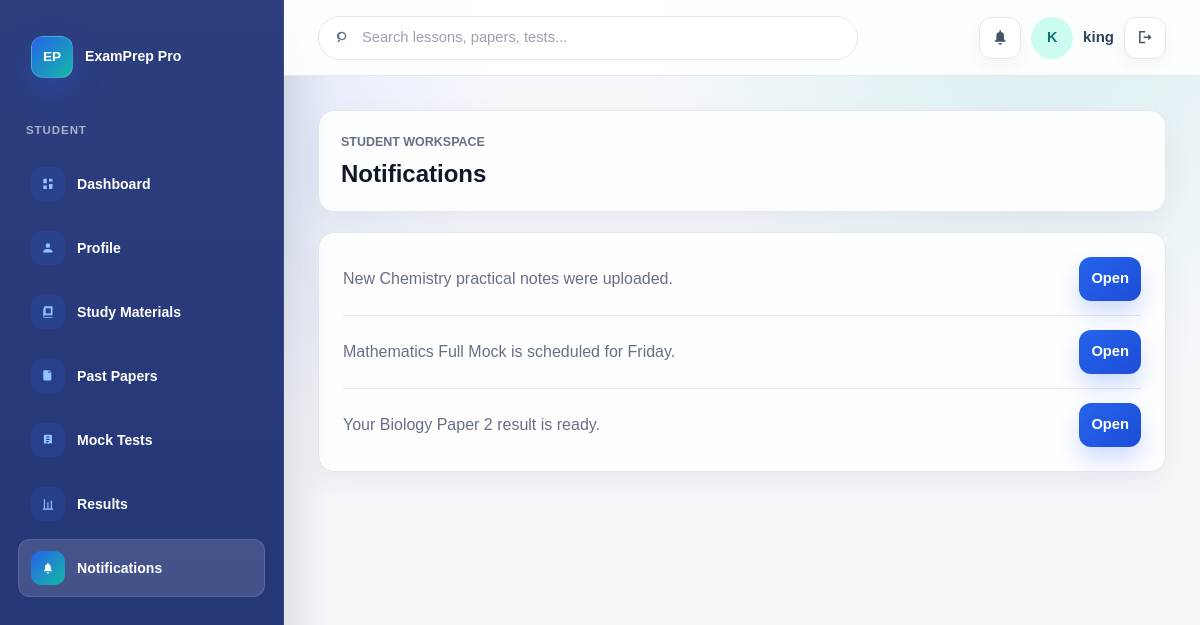
The page /student/notifications (signed in) on the database its author committed.
### tables this page shows
CREATE TABLE notifications (
            id INTEGER PRIMARY KEY AUTOINCREMENT,
            message TEXT NOT NULL
        );

### app.py (the view)
@app.route("/student/notifications")
@login_required("student")
def student_notifications():
    return render_template(
        "student/notifications.html",
        title="Notifications",
        notifications=NOTIFICATIONS,
    )

### app.py (called while the page is built)
def get_db():
    if "db" not in g:
        g.db = sqlite3.connect(app.config["DATABASE"])
        g.db.row_factory = sqlite3.Row
        g.db.execute("PRAGMA foreign_keys = ON")
    return g.db

def db_all(sql, params=()):
    return get_db().execute(sql, params).fetchall()

def db_one(sql, params=()):
    return get_db().execute(sql, params).fetchone()

def dashboard_for_role(role):
    return "admin_dashboard" if role == "admin" else "student_dashboard"

def login_required(role=None):
    def decorator(view):
        @wraps(view)
        def wrapped_view(*args, **kwargs):
            user_role = session.get("user_role")
            if not user_role:
                session["auth_next"] = next_path_for_request()
                return redirect(url_for("register", next=session["auth_next"]))
            if role and user_role != role:
                return redirect(url_for(dashboard_for_role(user_role)))
            return view(*args, **kwargs)
        return wrapped_view
    return decorator

@app.context_processor
def inject_navigation():
    current_user_name = session.get("user_name", "Student User")
    current_user_initials = "".join(part[:1] for part in current_user_name.split()[:2]).upper() or "SU"
    return {
        "public_nav": PUBLIC_NAV,
        "student_nav": STUDENT_NAV,
        "admin_nav": ADMIN_NAV,
        "current_user_role": session.get("user_role"),
        "current_user_name": current_user_name,
        "current_user_initials": current_user_initials,
        "current_dashboard_endpoint": dashboard_for_role(session.get("user_role", "student")),
    }

    def __getattr__(self, key):
        try:
            return self[key]
        except KeyError as exc:
            raise AttributeError(key) from exc

    def _record_from_row(self, row):
        return DbRecord(self, dict(row))

    def _rows(self):
        return db_all(f"SELECT * FROM {self.table} ORDER BY {self.order_by}")

    def __iter__(self):
        return (self._record_from_row(row) for row in self._rows())

    def __len__(self):
        return db_one(f"SELECT COUNT(*) AS total FROM {self.table}")["total"]

### templates/student/notifications.html (shortened to what this page needs)
{% extends "base.html" %}
{% from "macros.html" import student_shell with context %}
{% block content %}
{% call student_shell(title) %}
    <div class="panel">
        <div id="notifications-container">
            {% for notification in notifications %}
                <div class="list-row notification-item" data-notification-id="{{ loop.index }}">
                    <span>{{ notification.message }}</span>
                    <a href="{{ url_for('student_dashboard') }}" class="button button-small">Open</a>
                </div>
            {% endfor %}
        </div>
    </div>
{% endcall %}
{% endblock %}

### static/css/styles.css (style rules this page uses)
:root { --bg: #3b82f6; --surface: #ffffff; --surface-strong: #eef5f8; --text: #172033; --muted: #667085; --line: #d9e2ec; --primary: #0f766e; --primary-dark: #115e59; --accent: #b45309; --danger: #b42318; --shadow: 0 16px 40px rgba(18, 38, 63, 0.08); }
* { box-sizing: border-box; }
body { margin: 0; font-family: Arial, Helvetica, sans-serif; font-size: 16px; color: var(--text); background: var(--bg); line-height: 1.5; }
a { color: var(--primary-dark); text-decoration: none; }
.button { display: inline-flex; align-items: center; justify-content: center; min-height: 44px; border: 1px solid #3c4bb5; border-radius: 8px; padding: 10px 16px; color: #ffffff; background: #3c4bb5; font-weight: 800; cursor: pointer; }
.button-small { min-height: 38px; padding: 8px 12px; font-size: 0.92rem; }
.hero-panel, .panel, .form-card, .table-card, .subject-grid article, .feature-grid article, .stats-grid article { border: 1px solid var(--line); border-radius: 8px; background: var(--surface); box-shadow: var(--shadow); }
.hero-panel span, .meta-row, .eyebrow, .list-row span, .stats-grid span { color: var(--muted); }
.feature-grid article, .subject-grid article, .panel { padding: 20px; }
.list-row { display: flex; align-items: center; justify-content: space-between; gap: 14px; border-bottom: 1px solid var(--line); padding: 12px 0; }
.list-row:first-of-type { padding-top: 0; }
.list-row:last-child { border-bottom: 0; padding-bottom: 0; }
body.app-page { --bg: #eef3ff; --surface: #ffffff; --surface-strong: #f7f9ff; --text: #1f2537; --muted: #52687a; --line: #d9e1f2; --primary: #3c4bb5; --primary-dark: #222985; --accent: #f28b24; --shadow: 0 16px 38px rgba(31, 37, 55, 0.08); min-height: 100vh; background: var(--bg); }
.dashboard-cards article, .app-page .panel, .app-page .table-card, .app-page .form-card { border: 1px solid var(--line); border-radius: 12px; background: #ffffff; box-shadow: none; }
.app-page .panel { padding: 30px; }
.app-page .button { border-color: #3c4bb5; background: #3c4bb5; }
body.app-page { --bg: #f5f7fb; --surface: #ffffff; --surface-strong: #f8fafc; --text: #101828; --muted: #667085; --line: #e4e7ec; --primary: #2563eb; --primary-dark: #1d4ed8; --accent: #f97316; --danger: #d92d20; --shadow: 0 18px 40px rgba(16, 24, 40, 0.08); min-height: 100vh; background: radial-gradient(circle at 86% 0%, rgba(20, 184, 166, 0.12), transparent 30%), radial-gradient(circle at 15% 16%, rgba(37, 99, 235, 0.12), transparent 26%), var(--bg); }
.app-section-heading, .app-page .panel, .app-page .table-card, .app-page .form-card { border: 1px solid var(--line); border-radius: 16px; background: rgba(255, 255, 255, 0.92); box-shadow: 0 12px 30px rgba(16, 24, 40, 0.05); }
.app-page .button { gap: 10px; min-height: 44px; border: 0; border-radius: 12px; color: #ffffff; background: linear-gradient(135deg, #2563eb, #1d4ed8); box-shadow: 0 12px 22px rgba(37, 99, 235, 0.22); }
.app-page .panel { padding: 24px; }
.list-row { border-bottom: 1px solid var(--line); padding: 14px 0; }

### templates/student/notifications.html (style rules this page uses)
.notification-item { animation: slide-in-notification 0.3s ease-out; }

### rows shown on the page
notifications: message "New Chemistry practical notes were uploaded."
notifications: message "Mathematics Full Mock is scheduled for Friday."
notifications: message "Your Biology Paper 2 result is ready."

### other values the page prints
{{ label }} "Dashboard" "Profile" "Study Materials" "Past Papers" "Mock Tests" "Results" "Notifications"
{{ current_user_initials }} "K"
{{ current_user_name }} "king"
{{ title }} "Notifications"
